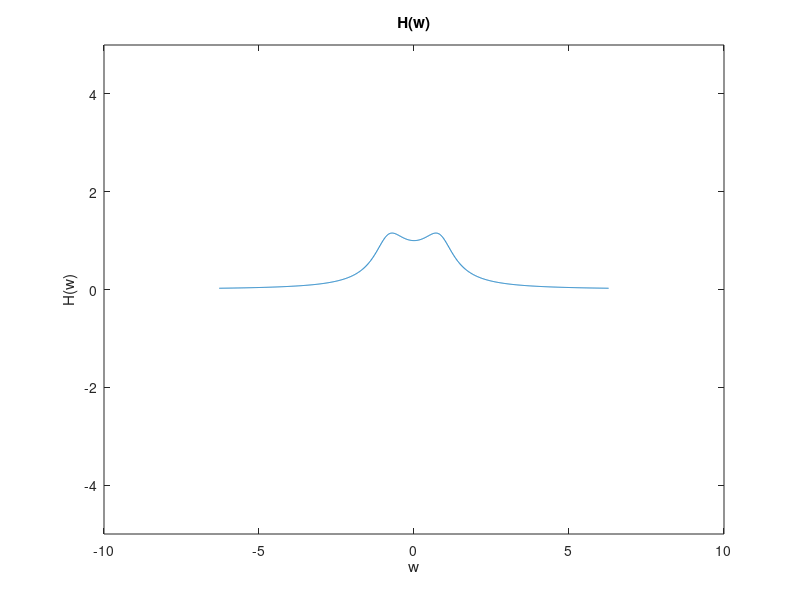

Reproduce this figure in MATLAB.
t=-2*pi:0.01:2*pi;
y=1./sqrt(t.^4-t.^2+1);
plot(t,y);
xlabel('w');
ylabel('H(w)');
title('H(w)');
set(gca,'YLim',[-5,5])